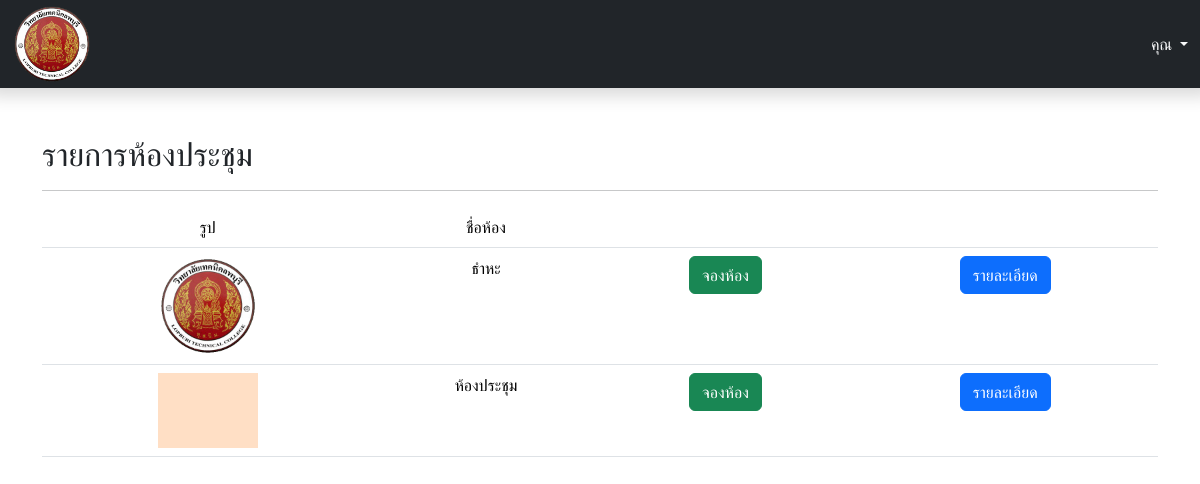
The page / on the database its author committed.
### tables this page shows
CREATE TABLE `rooms` (
  `id` int(11) NOT NULL,
  `roomName` varchar(100) NOT NULL,
  `codeRoom` varchar(100) NOT NULL,
  `image` varchar(100) NOT NULL
);

### index.php (the view, shortened to what this page needs)
<?php
include("./include/connect.php");
$sqlRoom = "SELECT * FROM rooms";
$qRoom = $db->query($sqlRoom);
?>
<!doctype html>
<html lang="en">
<head>
    <link href="https://cdn.jsdelivr.net/npm/bootstrap@5.3.3/dist/css/bootstrap.min.css" rel="stylesheet">
    <link rel="stylesheet" href="./css/index.css">
    <link rel="stylesheet" href="//cdn.datatables.net/2.1.8/css/dataTables.dataTables.min.css">
</head>
<body style="min-height:100vh;">
    <div class="row">
        <div class="col-12 d-flex justify-content-between bg-dark px-4  py-1 text-light shadow">
            <p class="my-auto"><img src="./images/Logo.gif" width="80px" alt=""></p>
            <div class="d-flex my-auto ">
                <a class="dropdown-toggle text-light" href="#" role="button" data-bs-toggle="dropdown" aria-expanded="false">
                    คุณ <?php echo $dataUser->firstName ?>
                </a>
            </div>
        </div>
        <div class="col-12">
            <div class="d-flex justify-content-center mt-5">
                <div class="container">
                    <h2>รายการห้องประชุม</h2>
                    <hr />
                    <table class="table table-hover " id="myTable">
                        <thead>
                            <tr>
                                <th class="text-center">รูป</th>
                                <th class="text-center">ชื่อห้อง</th>
                                <th class="text-center"></th>
                                <th class="text-center"></th>
                            </tr>
                        </thead>
                        <tbody>
                            <?php
                            while ($item = $qRoom->fetch_object()) { ?>
                                <tr>
                                    <td class="text-center py-auto"><img width="100px" src="<?php echo $item->image ?>" alt=""></td>
                                    <td class="text-center py-auto"><?php echo $item->roomName ?></td>
                                    <td class="text-center py-auto"><a class="btn btn-success" href="./orderRoom.php?roomCode=<?php echo $item->codeRoom ?>">จองห้อง</a></td>
                                    <td class="text-center py-auto"><button class="btn btn-primary" data-id="<?php echo $item->id ?>" id="description">รายละเอียด</button></td>
                                </tr>
                            <?php }
                            ?>
                        </tbody>
                    </table>
                </div>
            </div>
        </div>
    </div>
</body>

### css/index.css (style rules this page uses)
* { font-family: "Kanit", serif; font-weight: 400; font-style: normal; overflow-x: hidden; }
a { text-decoration: none; color: #000000; }

### rows shown on the page
rooms: image (picture), roomName "ธำหะ"
rooms: image (picture), roomName "ห้องประชุม"
